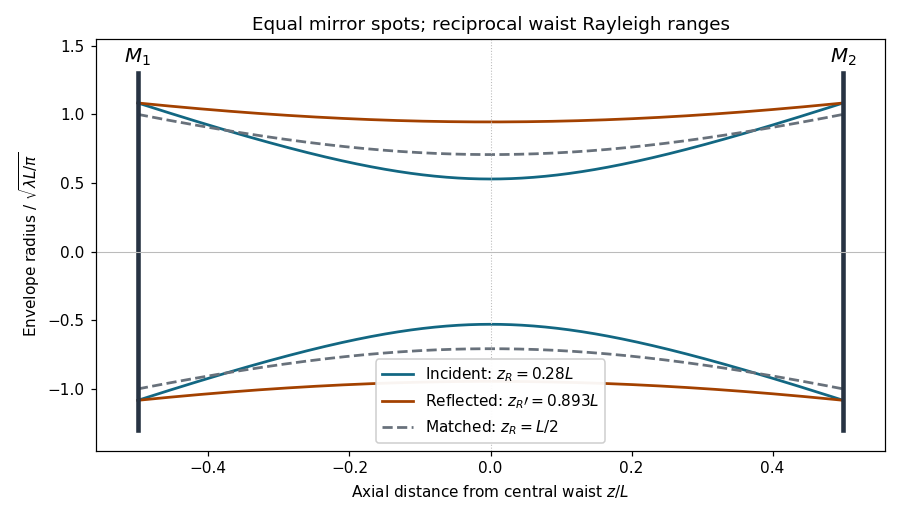

This chart was generated by the following Python code:
"""Original counterpropagating Gaussian envelopes in a confocal cavity; Python 3.14."""
from pathlib import Path
import matplotlib
matplotlib.use('Agg')
import matplotlib.pyplot as plt
import numpy as np
z=np.linspace(-.5,.5,600);b=.28;bp=.25/b
w=np.sqrt(b+z*z/b);wp=np.sqrt(bp+z*z/bp);wm=np.sqrt(.5+z*z/.5)
fig,ax=plt.subplots(figsize=(8.2,4.7),facecolor='white')
for y,color,label,ls in [(w,'#126782',r'Incident: $z_R=0.28L$','-'),(wp,'#a34100',r'Reflected: $z_R\prime=0.893L$','-'),(wm,'#68717b',r'Matched: $z_R=L/2$','--')]:
    ax.plot(z,y,color=color,label=label,lw=1.8,ls=ls);ax.plot(z,-y,color=color,lw=1.8,ls=ls)
for side in [-.5,.5]:ax.plot([side,side],[-1.30,1.30],color='#273343',lw=3)
ax.axhline(0,color='#bbbbbb',lw=.7);ax.axvline(0,color='#bbbbbb',lw=.7,ls=':')
ax.text(-.5,1.38,r'$M_1$',ha='center',fontsize=13);ax.text(.5,1.38,r'$M_2$',ha='center',fontsize=13)
ax.set(xlim=(-.56,.56),ylim=(-1.45,1.55),xlabel=r'Axial distance from central waist $z/L$',ylabel=r'Envelope radius / $\sqrt{\lambda L/\pi}$',title=r'Equal mirror spots; reciprocal waist Rayleigh ranges')
ax.legend(loc='lower center',fontsize=10,framealpha=.95)
fig.tight_layout();fig.savefig(Path.cwd()/Path(__file__).with_suffix('.png').name,dpi=110,facecolor='white',transparent=False,metadata={'Software':'Matplotlib'})
plt.close(fig)
